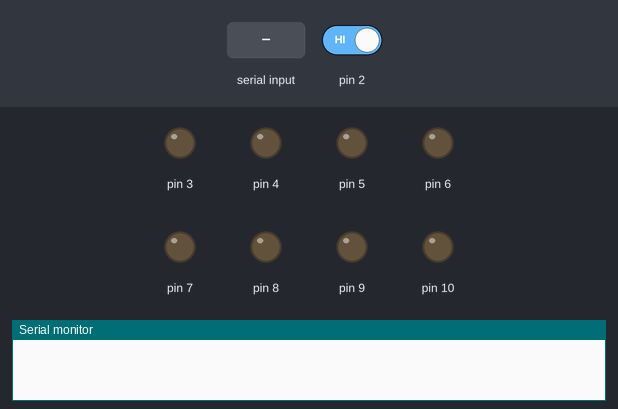
Recording of a sketch running on a simulated Arduino Uno, built with avr-gcc and run on an emulated ATmega328P. Shown: output pins drawn as LEDs (lit = HIGH), the last lines printed to the serial monitor. The inputs (shaded band) are chosen by the test bench; at power-on: pin 2 HIGH.

Above: at 1.2 s.
1.3 s: pin 2 driven LOW
At 1.7 s:
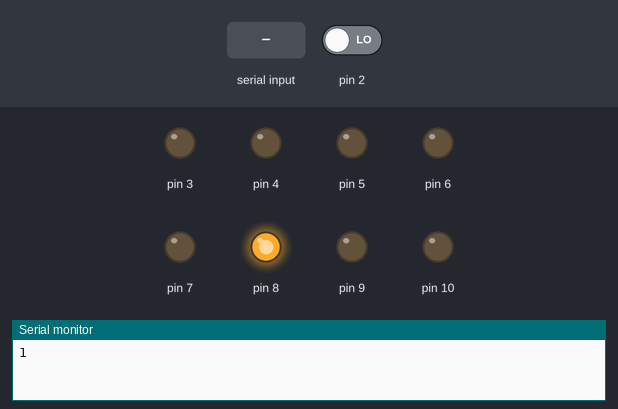
4.3 s: "AON\n" received over Serial
At 6.7 s:
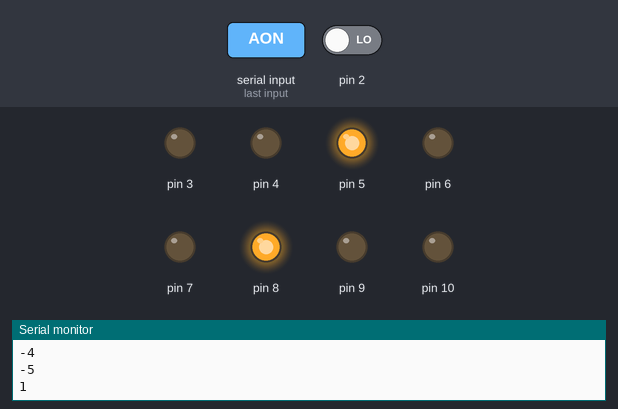
10.3 s: "BON\n" received over Serial
At 11.7 s:
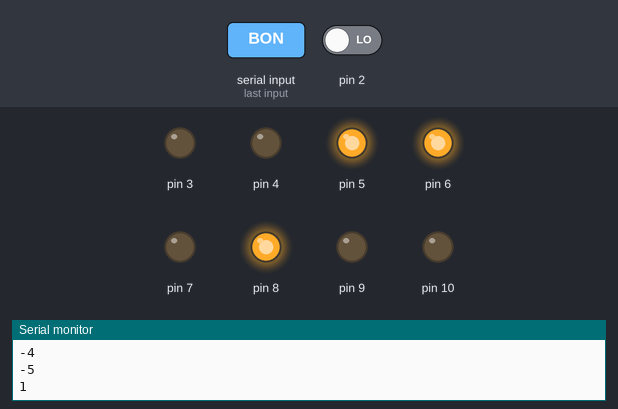
16.3 s: "AOFF\n" received over Serial
At 16.7 s:
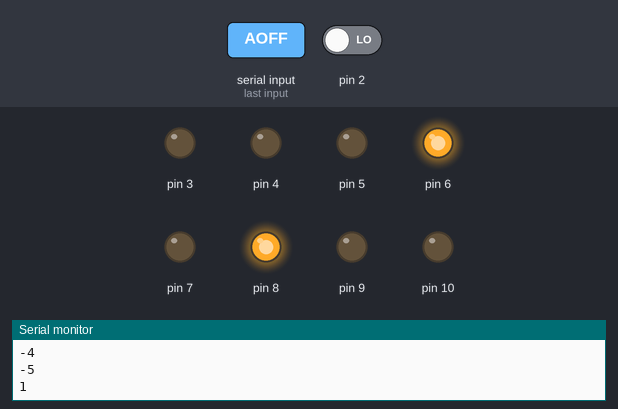
19.3 s: "CON\n" received over Serial
At 21.7 s:
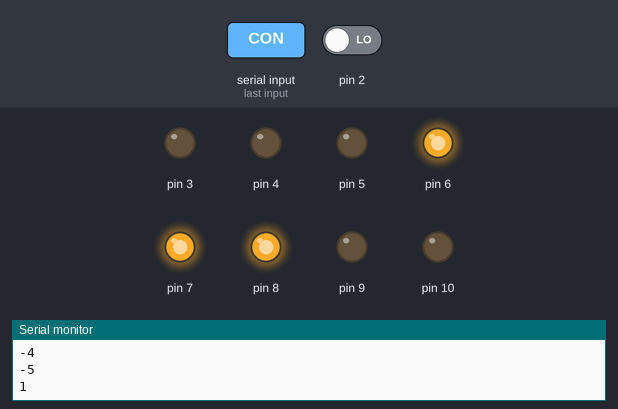
25.3 s: "BOFF\n" received over Serial
At 26.7 s:
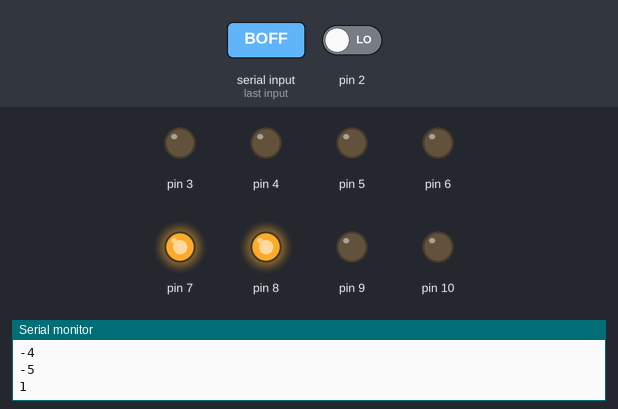
Timing chart, 0 to 31.3 s (numbered marks = the images above; inputs shaded):
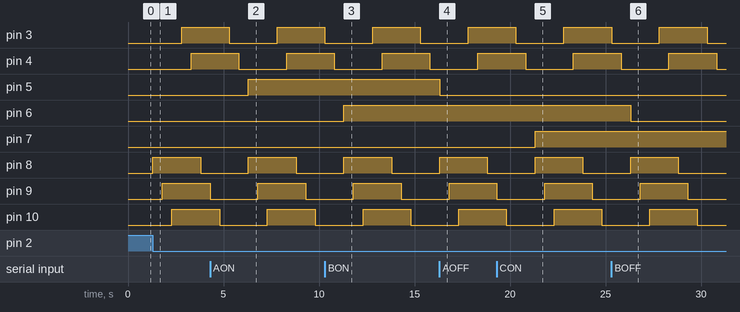

The sketch:

sketch_nov25bPRFIP.ino
```cpp
int val = 0;
void setup()
{
  Serial.begin(9600);
  pinMode(2,INPUT);
  pinMode(8,OUTPUT);
  pinMode(9,OUTPUT);
  pinMode(10,OUTPUT);
  pinMode(3,OUTPUT);
  pinMode(4,OUTPUT);
  pinMode(5,OUTPUT);
  pinMode(6,OUTPUT);
  pinMode(7,OUTPUT);
}
void loop()
{
    // ------------------------------------
    // 1) LECTURA DE COMANDOS DESDE VISUAL
    // ------------------------------------
    if (Serial.available() > 0)
    {
        String cmd = Serial.readStringUntil('\n');
        cmd.trim();

        if (cmd == "AON")  digitalWrite(5, HIGH);
        if (cmd == "AOFF") digitalWrite(5, LOW);

        if (cmd == "BON")  digitalWrite(6, HIGH);
        if (cmd == "BOFF") digitalWrite(6, LOW);

        if (cmd == "CON")  digitalWrite(7, HIGH);
        if (cmd == "COFF") digitalWrite(7, LOW);
    }

 // 2) LECTURA SENSOR Y SECUENCIA AUT.

val = digitalRead(2);

    if (val == 0)
    {
        ejecutarSecuencia();
    }
}
void ejecutarSecuencia()
{
    digitalWrite(8,HIGH);
    Serial.println(1);
    delay(500);
    digitalWrite(9,HIGH);
    Serial.println(2);
    delay(500);
    digitalWrite(10,HIGH);
    Serial.println(3);
    delay(500);
    digitalWrite(3,HIGH);
    Serial.println(4);
    delay(500);
    digitalWrite(4,HIGH);
    Serial.println(5);
    delay(500);

    digitalWrite(8,LOW);
    Serial.println(-1);
    delay(500);
    digitalWrite(9,LOW);
    Serial.println(-2);
    delay(500);
    digitalWrite(10,LOW);
    Serial.println(-3);
    delay(500);
    digitalWrite(3,LOW);
    Serial.println(-4);
    delay(500);
    digitalWrite(4,LOW);
    Serial.println(-5);
    delay(500);


}
```

Measured:
- after the input at 1.3 s, pin 3: LOW → HIGH after 1.5 s; pin 4: LOW → HIGH after 2.0 s; pin 8: LOW → HIGH at once, → LOW 2.5 s later; pin 9: LOW → HIGH after 0.50 s; pin 10: LOW → HIGH after 1.0 s
- after the input at 4.3 s, pin 5: LOW → HIGH after 2.0 s
- after the input at 10.3 s, pin 6: LOW → HIGH after 1.0 s
- after the input at 16.3 s, pin 5: HIGH → LOW at once
- after the input at 19.3 s, pin 7: LOW → HIGH after 2.0 s
- after the input at 25.3 s, pin 6: HIGH → LOW after 1.0 s
